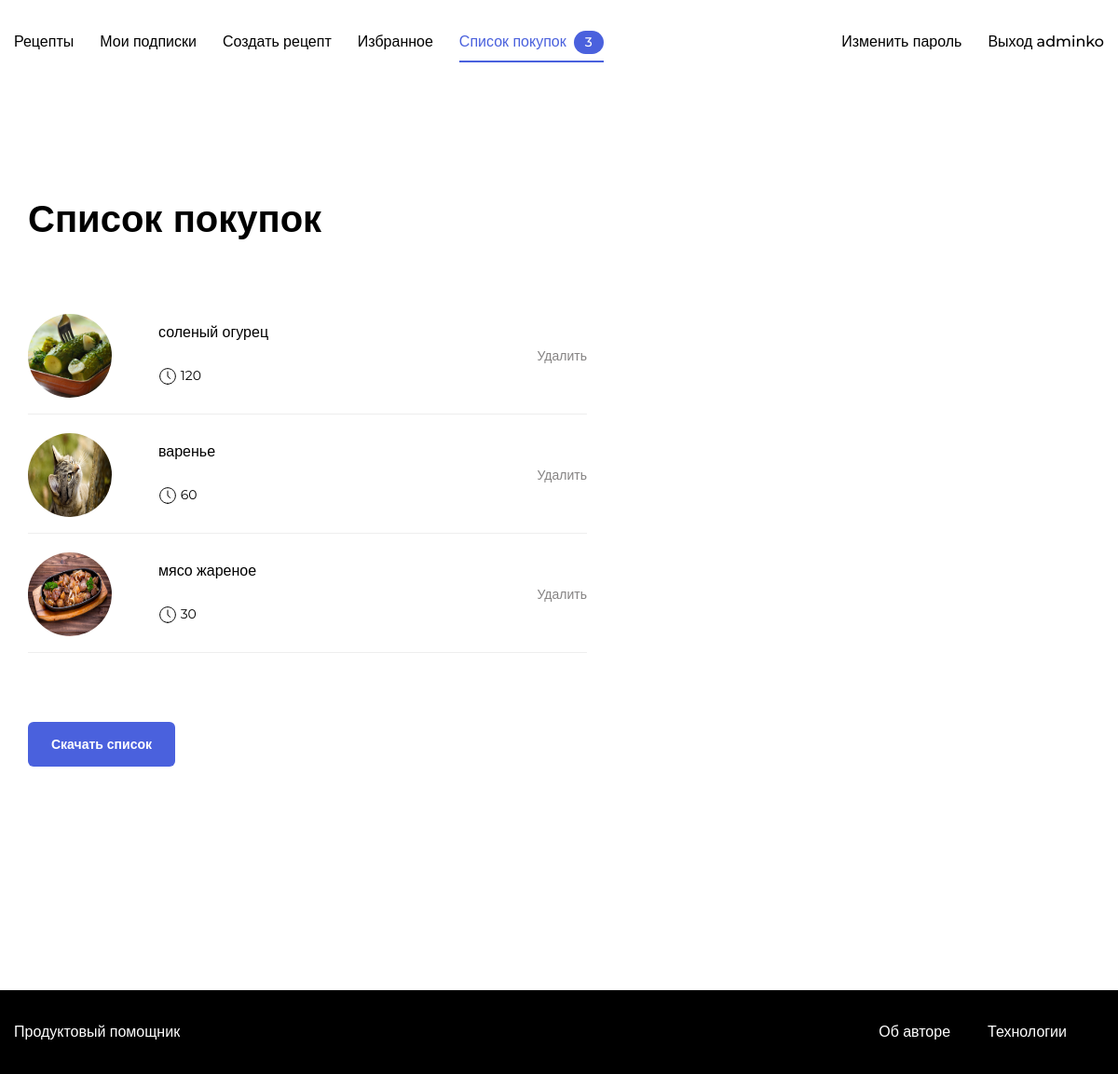
The page /cart/ (signed in) on the database as committed earlier.
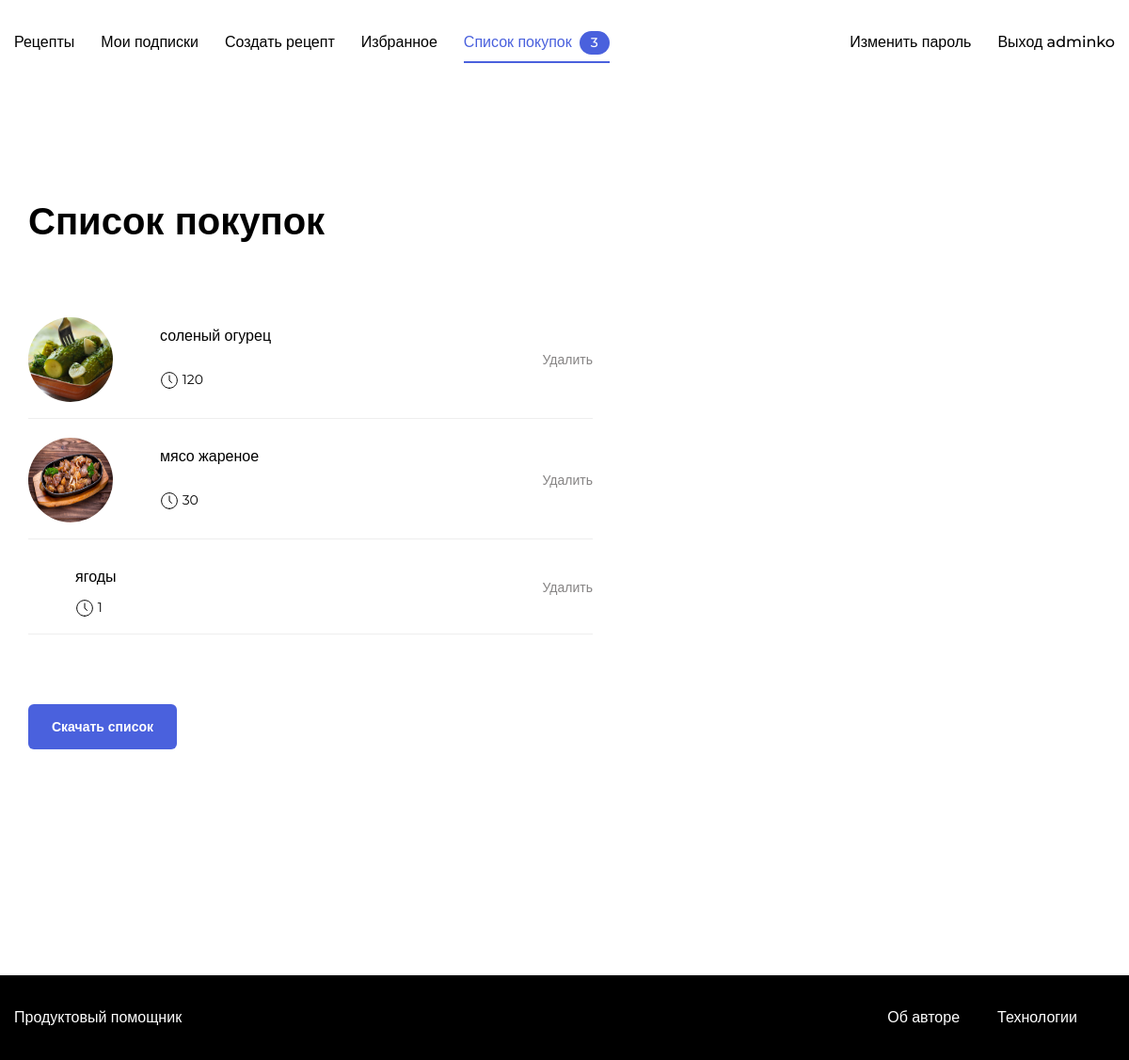
The same page on the database as committed later.
### prod_h/models.py (models this page shows, shortened)
class Cart(models.Model):
    item = models.ForeignKey(
        Recipe,
        on_delete=models.CASCADE,
    )
    customer = models.ForeignKey(
        User,
        on_delete=models.CASCADE,
        related_name='purchases',
    )
    class Meta:
        constraints = [
            models.UniqueConstraint(fields=['item', 'customer'],
                                    name='unique_purchase')
        ]
        verbose_name_plural = "Корзина"

class Recipe(models.Model):
    author = models.ForeignKey(
        User,
        on_delete=models.CASCADE,
        related_name='recipes',
        verbose_name='автор рецепта',
    )
    name = models.CharField(
        max_length=100,
        verbose_name='Название рецепта',
        help_text='Максимальная длинна 100 символов',)
    image = models.ImageField(upload_to='prod_h/', blank=True, null=True)
    text = models.TextField(
        blank=True,
        verbose_name='Описание',
        help_text='Описание рецепта',)
    ingredients = models.ManyToManyField(
        ListOfIngridients,
        through='Amount',
        through_fields=('recipe', 'ingredient'),
        verbose_name='Игредиенты',
        help_text='Игредиенты',)
    tags = models.ManyToManyField(Teg, )
    time = models.IntegerField(verbose_name='Вермя приготовления')
    pub_date = models.DateTimeField("date published", auto_now_add=True)
    slug = models.SlugField(
        max_length=500,
        unique=True,
        blank=True,
    )
    class Meta:
        ordering = ["-pub_date"]

### prod_h/views.py (the view)
# urls.py: path('cart/', views.cart, name='cart'),
@login_required
def cart(request):
    context = {
        'recipes': request.user.purchases.all(),
    }
    return render(request, 'shopList.html', context)

### users/templatetags/user_filters.py (called while the page is built)
@register.filter
def purchases_count(user):
    if user.purchases.all().count() == 0:
        return ''
    return user.purchases.all().count()

### templates/shopList.html (shortened to what this page needs)
{% extends "base.html" %}
{% load static %}
{% load thumbnail %}
{% block static_css %}<link rel="stylesheet" href="{% static 'pages/shopList.css' %}">{% endblock %}
{% block content %}
<main class="main container">
    {% if recipes %}
    <div class="main__header">
        <h1 class="main__title">Список покупок</h1>
    </div>
    <div class="card-list card-list_column">
        <ul class="shopping-list">
            {% for recipe in recipes %}
            <li class="shopping-list__item" data-id=recipe.id>
                <div class="recipe recipe_reverse">
                     {% thumbnail recipe.item.image "480x480" as im %}
                                <img src="{{ im.url }}" alt="Картинка" class="recipe__image recipe__image_big">
                     {% endthumbnail %}
                    <h3 class="recipe__title">{{recipe.item.name}}</h3>
                    <p class="recipe__text"><span class="icon-time"></span> {{recipe.item.time}}</p>
                </div>
                <a href="{% url 'remove_recipe_from_cart' recipe.item.id %}" class="shopping-list__button link">Удалить</a>
                {% endfor %}
        </ul>
        <a href="{% url 'download' %}"><button class="button button_style_blue">Скачать список</button></a>
    </div>
    {% endif %}
</main>
{% endblock %}

### templates/base.html (shortened to what this page needs)
<!doctype html>
<html>
<head>
    {% block static_css %}
    {% endblock %}
</head>
<body class="body">
  <header class="header">
      {% include 'includes/nav.html' %}
  </header>
  <main class="main container">
          <div class="main__header">
              {% block content %}{% endblock %}
          </div>
  </main>
{% include 'includes/footer.html' %}
</body>
</html>

### templates/includes/nav.html (shortened to what this page needs)
<!DOCTYPE html>
{% load user_filters %}
<nav class="nav">
        <div class="nav__container container">
            <ul class="nav__items list">
                  <li class="nav__item {% if 'index' in request.resolver_match.url_name %}nav__item_active{% endif %}"><a href="{% url 'index' %}" class="nav__link link">Рецепты</a></li>
                  {% if user.is_authenticated %}
                  <li class="nav__item {% if 'follow' in request.resolver_match.url_name %}nav__item_active{% endif %}"><a href="{% url 'follow' %}" class="nav__link link">Мои подписки</a></li>
                  <li class="nav__item {% if 'new_recipe' in request.resolver_match.url_name %}nav__item_active{% endif %}"><a href="{% url 'new_recipe' %}" class="nav__link link">Создать рецепт</a></li>
                  <li class="nav__item {% if 'my_favorite' in request.resolver_match.url_name %}nav__item_active{% endif %}"><a href="{% url 'my_favorite' %}" class="nav__link link">Избранное</a></li>
                  <li class="nav__item {% if 'cart' in request.resolver_match.url_name %}nav__item_active{% endif %}"><a href="{% url 'cart' %}" class="nav__link link">Список покупок</a> <span class="badge badge_style_blue nav__badge" id="counter">{{user|purchases_count}}</span></li>
              </ul>
              <ul class="nav__items list">
                  <li class="nav__item"><a href="{% url 'password_change' %}" class="nav__link link">Изменить пароль</a></li>
                  <li class="nav__item"><a href="{% url 'logout' %}" class="nav__link link">Выход {{user.username }}</a></li>
              </ul>
          </div>
               {%endif%}
    </nav>

### templates/includes/footer.html
    <footer class="footer">
        <div class="footer__container container">
            <a href="#" class="footer__brand link">Продуктовый помощник</a>
            <ul class="footer__items">
                <li class="footer__item"><a href="/about-author/" class="footer__link link">Об авторе </a></li>
                <li class="footer__item"><a href="/about-tech/" class="footer__link link">Технологии</a></li>
            </ul>
        </div>
    </footer>

### static/pages/shopList.css (style rules this page uses)
* { box-sizing: border-box; }
html, body { min-height: 100%; }

### static/blocks/body/body.css (style rules this page uses)
.body { display: flex; flex-direction: column; }

### static/blocks/container/container.css (style rules this page uses)
.container { max-width: 1200px; padding: 0 15px; margin: 0 auto; width: 100%; }

### static/blocks/link/link.css (style rules this page uses)
.link { text-decoration: none; transition: opacity 0.2s; }

### static/blocks/button/button.css (style rules this page uses)
.button { font-family: 'Montserrat', sans-serif; font-style: normal; font-weight: 600; font-size: 14px; background: none; border-radius: 6px; padding: 12px 24px; height: 48px; line-height: 1; text-decoration: none; border: 1px solid transparent; transition: background 0.2s; outline: none; user-select: none; cursor: pointer; width: max-content; }

### static/blocks/button/_style/button_style_blue.css (style rules this page uses)
.button_style_blue { background: #4A61DD; color: #FFFFFF; transition: background 0.2s; }

### static/blocks/header/header.css (style rules this page uses)
.header { display: flex; align-items: center; justify-content: center; }

### static/blocks/nav/nav.css (style rules this page uses)
.nav { height: 90px; width: 100%; }

### static/blocks/nav/__container/nav__container.css (style rules this page uses)
.nav__container { display: flex; justify-content: space-between; height: 100%; align-items: center; }

### static/blocks/nav/__items/nav__items.css (style rules this page uses)
.nav__items { display: flex; height: 100%; flex-direction: row; list-style: none; padding: 0; align-items: center; }

### static/blocks/nav/__item/nav__item.css (style rules this page uses)
.nav__item { display: flex; align-items: center; margin-right: 28px; height: 100%; color: #000000; position: relative; }
.nav__item:last-child { margin-right: 0; }

### static/blocks/nav/__item/_active/nav__item_active.css (style rules this page uses)
.nav__item_active { color: #4A61DD; }
.nav__item_active:after { content: ''; position: absolute; top: 50%; margin-top: 20px; left: 0; width: 100%; height: 2px; background: #4A61DD; }

### static/blocks/nav/__link/nav__link.css (style rules this page uses)
.nav__link { font-style: normal; font-weight: 500; font-size: 16px; line-height: 20px; color: inherit; cursor: pointer; font-family: 'Montserrat', sans-serif; }

### static/blocks/nav/__badge/nav__badge.css (style rules this page uses)
.nav__badge { margin-left: 8px; }

### static/blocks/main/main.css (style rules this page uses)
.main { padding-top: 60px; padding-bottom: 80px; flex: 1 0 auto; min-height: calc(100vh - 180px); }

### static/blocks/main/__header/main__header.css (style rules this page uses)
.main__header { display: flex; justify-content: space-between; margin-bottom: 28px; }

### static/blocks/main/__title/main__title.css (style rules this page uses)
.main__title { font-family: 'Montserrat', sans-serif; font-style: normal; font-weight: bold; font-size: 40px; line-height: 49px; color: #000000; padding: 0; margin: 0; }

### static/blocks/card-list/card-list.css (style rules this page uses)
.card-list { display: grid; grid-template-columns: repeat(3, 1fr); grid-template-rows: auto; grid-gap: 40px; margin-bottom: 52px; }

### static/blocks/card-list/_column/card-list_column.css (style rules this page uses)
.card-list_column { grid-template-columns: 1fr; }

### static/blocks/shopping-list/shopping-list.css (style rules this page uses)
.shopping-list { display: flex; flex-direction: column; max-width: 600px; width: 100%; margin-top: 50px; margin-bottom: 34px; margin-left: 0; padding-left: 0; }

### static/blocks/shopping-list/__item/shopping-list__item.css (style rules this page uses)
.shopping-list__item { display: flex; align-items: center; margin-bottom: 20px; max-width: 600px; align-content: flex-start; width: 100%; position: relative; justify-content: space-between; padding-bottom: 18px; list-style-type: none; }
.shopping-list__item:after { content: ''; position: absolute; left: 0; bottom: 0; background: #EEEEEE; height: 1px; width: 100%; }
.shopping-list__item:last-child { margin-bottom: 0; }

### static/blocks/shopping-list/__button/shopping-list__button.css (style rules this page uses)
.shopping-list__button { font-family: 'Montserrat', sans-serif; font-style: normal; font-weight: 500; font-size: 14px; line-height: 17px; color: #858383; }

### static/blocks/footer/footer.css (style rules this page uses)
.footer { background: #000000; height: 90px; flex: 0 0 auto; }

### static/blocks/footer/__container/footer__container.css (style rules this page uses)
.footer__container { display: flex; justify-content: space-between; align-items: center; height: 100%; }

### static/blocks/footer/__link/footer__link.css (style rules this page uses)
.footer__link { font-family: 'Montserrat', sans-serif; font-style: normal; font-weight: 500; font-size: 16px; line-height: 20px; color: #FFFFFF; }

### static/blocks/footer/__item/footer__item.css (style rules this page uses)
.footer__item { margin-right: 40px; }

### static/blocks/footer/__items/footer__items.css (style rules this page uses)
.footer__items { display: flex; list-style: none; padding: 0; }

### static/blocks/footer/__brand/footer__brand.css (style rules this page uses)
.footer__brand { font-family: 'Montserrat', sans-serif; font-style: normal; font-weight: 500; font-size: 16px; line-height: 20px; color: #FFFFFF; }

### static/blocks/recipe/recipe.css (style rules this page uses)
.recipe { display: grid; position: relative; grid-template-areas: 'title image' 'text image'; justify-content: space-between; column-gap: 50px; }

### static/blocks/recipe/__title/recipe__title.css (style rules this page uses)
.recipe__title { font-family: 'Montserrat', sans-serif; font-style: normal; font-weight: 500; max-width: 200px; font-size: 16px; line-height: 20px; color: #000000; margin: 10px 0 13px; grid-area: title; }

### static/blocks/recipe/__image/recipe__image.css (style rules this page uses)
.recipe__image { width: 72px; height: 72px; grid-area: image; border-radius: 50%; }

### static/blocks/recipe/__text/recipe__text.css (style rules this page uses)
.recipe__text { font-family: 'Montserrat', sans-serif; font-style: normal; font-weight: normal; font-size: 14px; line-height: 17px; max-width: 200px; color: #000000; grid-area: text; align-self: start; margin: 0 0 28px; }
.recipe__text:last-child { margin-bottom: 0; }

### static/blocks/recipe/_reverse/recipe_reverse.css (style rules this page uses)
.recipe_reverse { grid-template-areas: 'image title' 'image text'; }

### static/blocks/recipe/__image/_big/recipe__image_big.css (style rules this page uses)
.recipe__image_big { width: 90px; height: 90px; }

### static/blocks/badge/badge.css (style rules this page uses)
.badge { color: #fff; background: #ddd; border-radius: 24px; padding: 4px 12px; font-style: normal; font-weight: 500; font-size: 14px; line-height: 17px; font-family: 'Montserrat', sans-serif; }

### static/blocks/badge/_style/badge_style_blue.css (style rules this page uses)
.badge_style_blue { background: #4A61DD; border-radius: 36px; }

Rows that differ between the two databases and show on the page:
removed Cart: shows a picture, item.name "варенье", item.time "60"
added Cart: item.name "ягоды", item.time "1"
